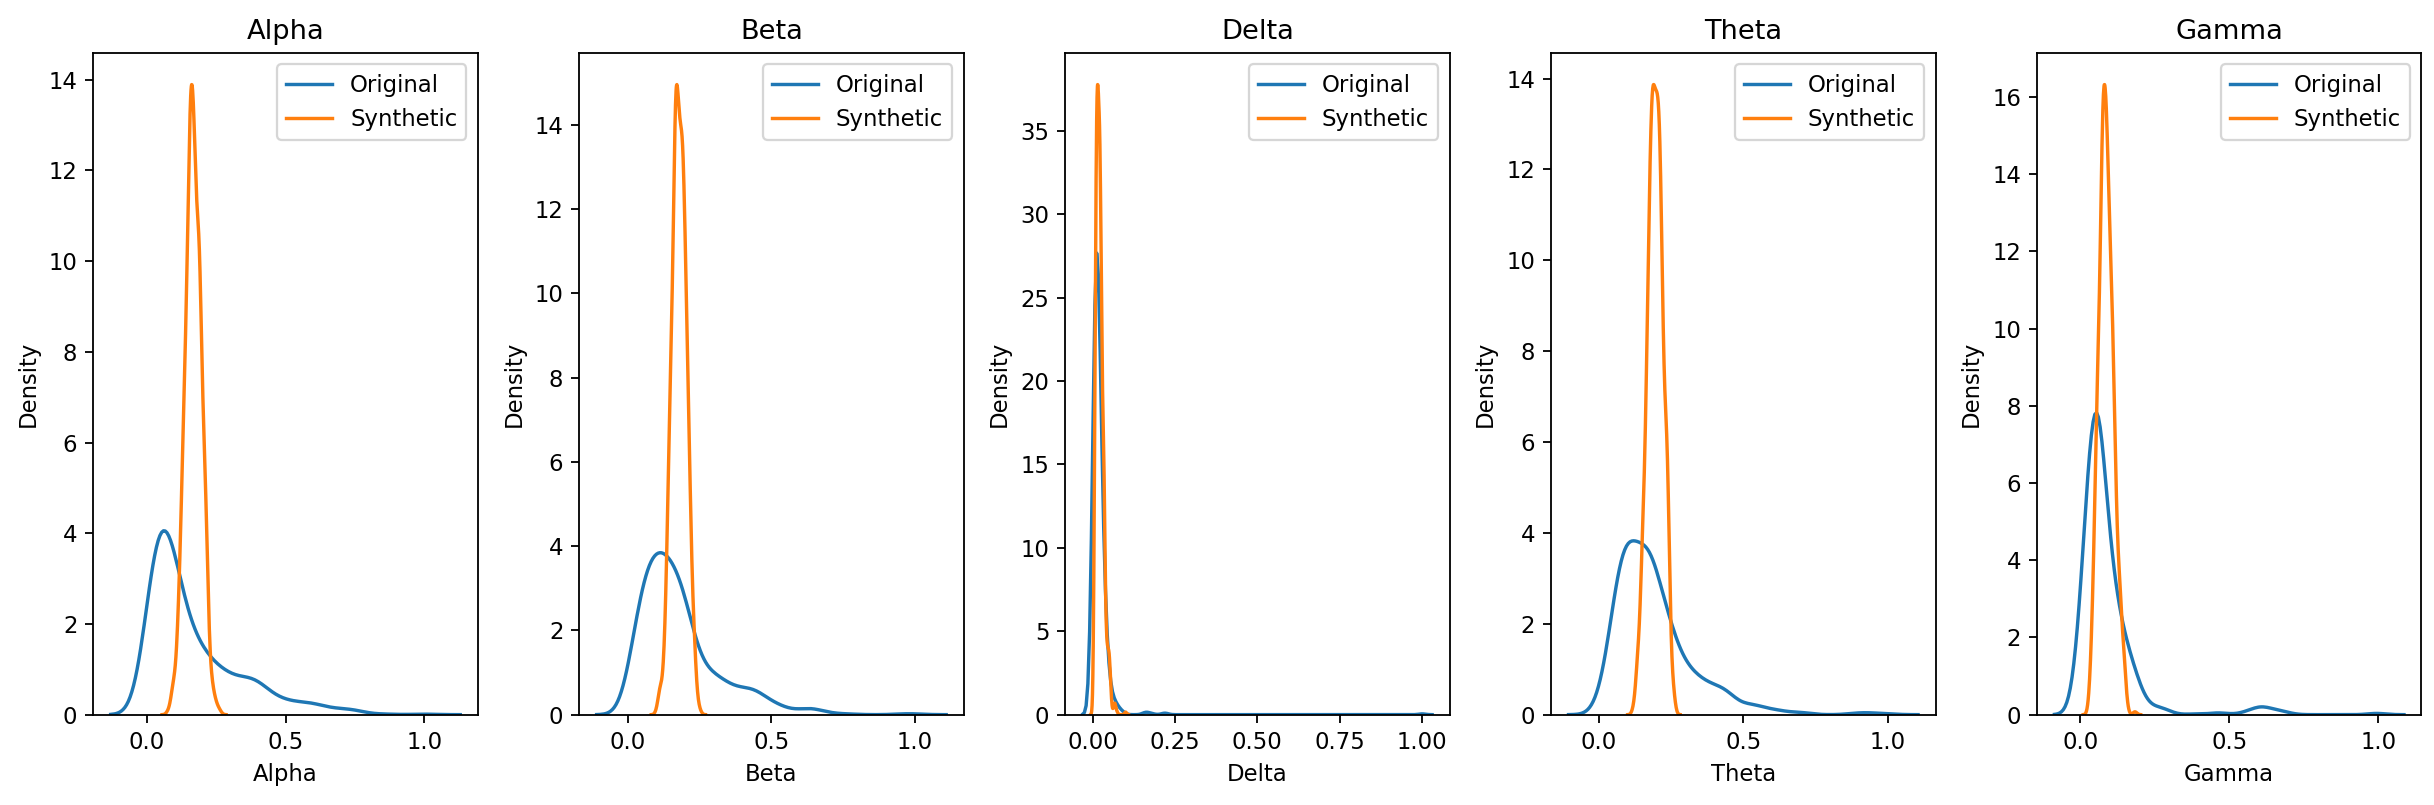

Source code (Python):
import pandas as pd
import numpy as np
import torch
import torch.nn as nn
import torch.optim as optim
from torch.utils.data import DataLoader, TensorDataset
from sklearn.model_selection import train_test_split
from sklearn.ensemble import RandomForestClassifier
from sklearn.metrics import accuracy_score
import matplotlib.pyplot as plt
import seaborn as sns


data = pd.read_csv("Original_Dataset_Stress.csv")
data.drop(columns=["Subject"], inplace=True)
features = ["Alpha", "Beta", "Delta", "Theta", "Gamma"]
target = "Condition"
data_tensor = torch.tensor(data[features].values, dtype=torch.float32)
labels_tensor = torch.tensor(data[target].values, dtype=torch.float32).unsqueeze(1)
dataset = TensorDataset(data_tensor, labels_tensor)
dataloader = DataLoader(dataset, batch_size=32, shuffle=True)

class VAE(nn.Module):
    def __init__(self, input_dim, latent_dim):
        super(VAE, self).__init__()
        
        # Encoder
        self.encoder = nn.Sequential(
            nn.Linear(input_dim, 64),
            nn.ReLU()
        )
        
        self.fc_mu = nn.Linear(64, latent_dim)
        self.fc_logvar = nn.Linear(64, latent_dim)
        
        # Decoder
        self.decoder = nn.Sequential(
            nn.Linear(latent_dim, 64),
            nn.ReLU(),
            nn.Linear(64, input_dim),
            nn.Sigmoid()
        )
    
    def reparameterize(self, mu, logvar):
        std = torch.exp(0.5 * logvar)
        eps = torch.randn_like(std)
        return mu + eps * std
    
    def forward(self, x):
        x = self.encoder(x)
        mu = self.fc_mu(x)
        logvar = self.fc_logvar(x)
        z = self.reparameterize(mu, logvar)
        return self.decoder(z), mu, logvar


input_dim = len(features)
latent_dim = 16
vae = VAE(input_dim, latent_dim)
optimizer = optim.Adam(vae.parameters(), lr=1e-3)
criterion = nn.MSELoss()

def vae_loss(recon_x, x, mu, logvar):
    recon_loss = criterion(recon_x, x)
    kl_divergence = -0.5 * torch.sum(1 + logvar - mu.pow(2) - logvar.exp())
    return recon_loss + kl_divergence

epochs = 50
vae.train()

for epoch in range(epochs):
    for real_data, _ in dataloader:
        optimizer.zero_grad()
        recon_data, mu, logvar = vae(real_data)
        loss = vae_loss(recon_data, real_data, mu, logvar)
        loss.backward()
        optimizer.step()
    print(f"Epoch {epoch+1}, Loss: {loss.item()}")

# Generate synthetic EEG data
vae.eval()
with torch.no_grad():
    z = torch.randn((len(data), latent_dim))
    synthetic_data = vae.decoder(z).numpy()

synthetic_df = pd.DataFrame(synthetic_data, columns=features)
synthetic_df[target] = 1 

real_df = data.copy()
real_df[target] = 0
combined_df = pd.concat([real_df, synthetic_df])
labels = np.array(combined_df[target])
combined_df.drop(columns=[target], inplace=True)
X_train, X_test, y_train, y_test = train_test_split(combined_df, labels, test_size=0.2, random_state=42)
clf = RandomForestClassifier(n_estimators=100, random_state=42)
clf.fit(X_train, y_train)
y_pred = clf.predict(X_test)
print(f"Random Forest Accuracy: {accuracy_score(y_test, y_pred):.4f}")

fig, axes = plt.subplots(1, len(features), figsize=(15, 5))
for i, column in enumerate(features):
    sns.kdeplot(real_df[column], label="Original", ax=axes[i])
    sns.kdeplot(synthetic_df[column], label="Synthetic", ax=axes[i])
    axes[i].set_title(column)
    axes[i].legend()
plt.tight_layout()
plt.show()

synthetic_df.to_csv("synthetic_EEG_data_VAE.csv", index=False)
# Random Forest Accuracy: 0.9708
